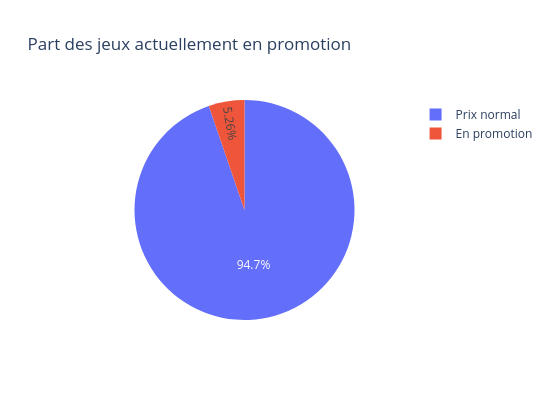

The code cell stored with this chart in its notebook:
### Code cell
promo = df[df['price_eur'] > 0].copy()
promo['statut'] = (promo['discount'] > 0).map({True: 'En promotion', False: 'Prix normal'})
promo_counts = promo['statut'].value_counts().reset_index()
promo_counts.columns = ['Statut', 'Nombre']

fig = px.pie(promo_counts, values='Nombre', names='Statut',
             title='Part des jeux actuellement en promotion',
             color_discrete_map={'En promotion': '#e67e22', 'Prix normal': '#95a5a6'},
             width=550, height=400)
fig.show()

### Figure 1 — Plotly figure (JSON) as saved in the notebook; plotly's stock layout.template omitted (floating-point values rounded to 4 significant figures)
{"data": [{"domain": {"x": [0, 1], "y": [0, 1]}, "hovertemplate": "Statut=%{label}<br>Nombre=%{value}<extra></extra>", "labels": ["Prix normal", "En promotion"], "legendgroup": "", "name": "", "showlegend": true, "type": "pie", "values": [45393, 2518]}], "layout": {"height": 400, "legend": {"tracegroupgap": 0}, "title": {"text": "Part des jeux actuellement en promotion"}, "width": 550}}
